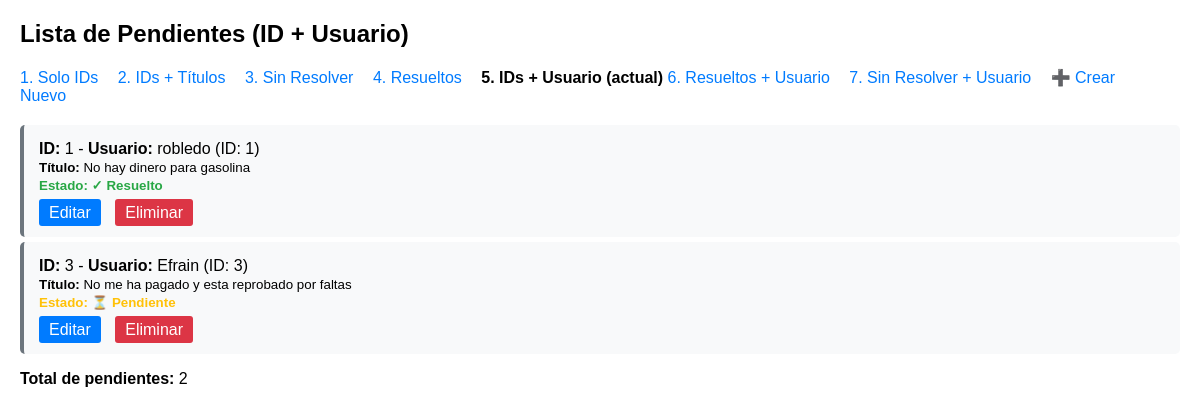
/todos/list/id-user/, run on the app's committed database.
### todo_app/models.py (models this page shows, shortened)
class Todo(models.Model):
    title = models.CharField(max_length=255)
    resolved = models.BooleanField(default=False)
    user = models.ForeignKey(User, on_delete=models.CASCADE)

### todo_app/views.py (the view)
# urls.py: path('list/id-user/', views.list_id_user, name='list_id_user'),
def list_id_user(request):
    todos = Todo.objects.all()
    return render(request, 'todo_app/list_id_user.html', {'todos': todos})

### todo_app/templates/todo_app/list_id_user.html (shortened to what this page needs)
<!DOCTYPE html>
<html>
<head>
</head>
<body>
    <h2>Lista de Pendientes (ID + Usuario)</h2>
    <div class="nav-links">
        <a href="{% url 'list_ids' %}">1. Solo IDs</a>
        <a href="{% url 'list_id_titles' %}">2. IDs + Títulos</a>
        <a href="{% url 'list_unresolved' %}">3. Sin Resolver</a>
        <a href="{% url 'list_resolved' %}">4. Resueltos</a>
        <strong>5. IDs + Usuario (actual)</strong>
        <a href="{% url 'list_resolved_user' %}">6. Resueltos + Usuario</a>
        <a href="{% url 'list_unresolved_user' %}">7. Sin Resolver + Usuario</a>
        <a href="{% url 'create_todo' %}">➕ Crear Nuevo</a>
    </div>
    <ul>
        {% for todo in todos %}
            <li>
                <strong>ID:</strong> {{ todo.id }} - <strong>Usuario:</strong> {{ todo.user.username }} (ID: {{ todo.user.id }})
                <br><small><strong>Título:</strong> {{ todo.title }}</small>
                <br><small class="status {% if todo.resolved %}resolved{% else %}unresolved{% endif %}">
                    Estado: {% if todo.resolved %}✓ Resuelto{% else %}⏳ Pendiente{% endif %}
                </small>
                <div class="actions">
                    <a href="{% url 'update_todo' todo.id %}" class="edit-btn">Editar</a>
                    <a href="{% url 'delete_todo' todo.id %}" class="delete-btn" onclick="return confirm('¿Estás seguro?')">Eliminar</a>
                </div>
            </li>
        {% empty %}
            <li>No hay pendientes registrados.</li>
        {% endfor %}
    </ul>
    <p><strong>Total de pendientes:</strong> {{ todos|length }}</p>
</body>
</html>

### todo_app/templates/todo_app/list_id_user.html (style rules this page uses)
body { font-family: Arial, sans-serif; margin: 20px; }
.nav-links { margin: 20px 0; }
.nav-links a { margin-right: 15px; text-decoration: none; color: #007bff; }
ul { list-style-type: none; padding: 0; }
li { background: #f8f9fa; margin: 5px 0; padding: 15px; border-radius: 5px; border-left: 4px solid #6c757d; }
.status { font-weight: bold; }
.resolved { color: #28a745; }
.unresolved { color: #ffc107; }
.actions { margin-top: 10px; }
.actions a { margin-right: 10px; padding: 5px 10px; text-decoration: none; border-radius: 3px; }
.edit-btn { background: #007bff; color: white; }
.delete-btn { background: #dc3545; color: white; }

### data on the page
Todo: id "1", user.username "robledo", user.id "1", title "No hay dinero para gasolina", resolved "✓ Resuelto"
Todo: id "3", user.username "Efrain", user.id "3", title "No me ha pagado y esta reprobado por faltas", resolved "⏳ Pendiente"

### other printed values
{{ todos|length }} "2"
